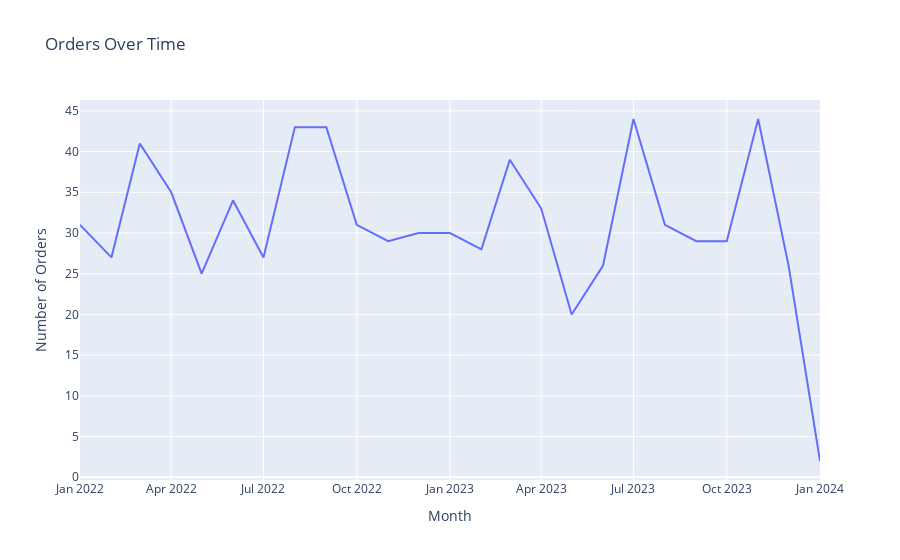
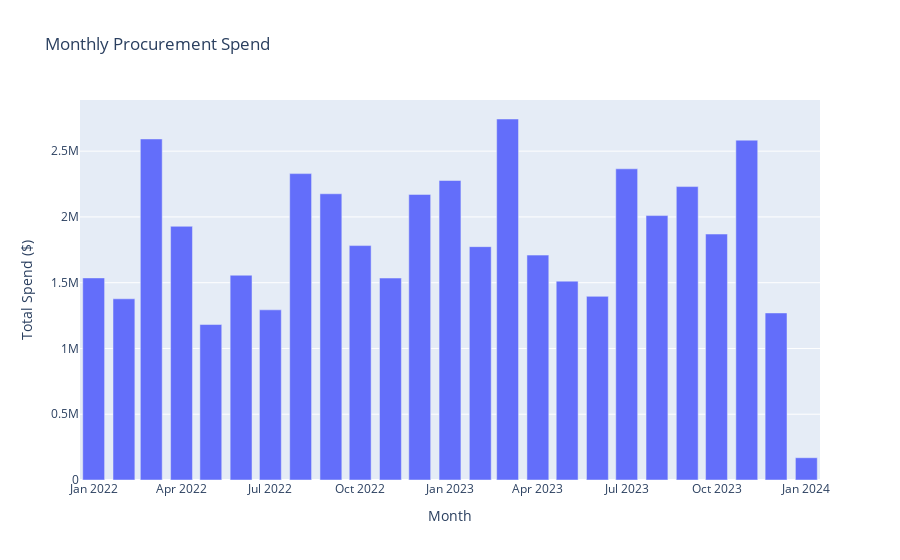

Here is the notebook cell these charts were saved with, in order:
### Code cell
# Time series analysis
if 'Order_Date' in df_processed.columns:
    # Orders over time
    df_processed['Order_Month'] = df_processed['Order_Date'].dt.to_period('M')
    monthly_orders = df_processed.groupby('Order_Month').size()
    
    fig = px.line(x=monthly_orders.index.astype(str), y=monthly_orders.values,
                  title='Orders Over Time',
                  labels={'x': 'Month', 'y': 'Number of Orders'})
    fig.show()
    
    # Monthly spend trend
    if 'Total_Negotiated_Value' in df_processed.columns:
        monthly_spend = df_processed.groupby('Order_Month')['Total_Negotiated_Value'].sum()
        
        fig = px.bar(x=monthly_spend.index.astype(str), y=monthly_spend.values,
                     title='Monthly Procurement Spend',
                     labels={'x': 'Month', 'y': 'Total Spend ($)'})
        fig.show()

### Figure 1 — Plotly figure (JSON) as saved in the notebook; plotly's stock layout.template omitted (floating-point values rounded to 4 significant figures)
{"data": [{"hovertemplate": "Month=%{x}<br>Number of Orders=%{y}<extra></extra>", "legendgroup": "", "line": {"color": "#636efa", "dash": "solid"}, "marker": {"symbol": "circle"}, "mode": "lines", "name": "", "orientation": "v", "showlegend": false, "type": "scatter", "x": ["2022-01", "2022-02", "2022-03", "2022-04", "2022-05", "2022-06", "2022-07", "2022-08", "2022-09", "2022-10", "2022-11", "2022-12", "2023-01", "2023-02", "2023-03", "2023-04", "2023-05", "2023-06", "2023-07", "2023-08", "2023-09", "2023-10", "2023-11", "2023-12", "2024-01"], "xaxis": "x", "y": [31, 27, 41, 35, 25, 34, 27, 43, 43, 31, 29, 30, 30, 28, 39, 33, 20, 26, 44, 31, 29, 29, 44, 26, 2], "yaxis": "y"}], "layout": {"legend": {"tracegroupgap": 0}, "title": {"text": "Orders Over Time"}, "xaxis": {"anchor": "y", "domain": [0, 1], "title": {"text": "Month"}}, "yaxis": {"anchor": "x", "domain": [0, 1], "title": {"text": "Number of Orders"}}}}

### Figure 2 — Plotly figure (JSON) as saved in the notebook; plotly's stock layout.template omitted (floating-point values rounded to 4 significant figures)
{"data": [{"hovertemplate": "Month=%{x}<br>Total Spend ($)=%{y}<extra></extra>", "legendgroup": "", "marker": {"color": "#636efa", "pattern": {"shape": ""}}, "name": "", "orientation": "v", "showlegend": false, "textposition": "auto", "type": "bar", "x": ["2022-01", "2022-02", "2022-03", "2022-04", "2022-05", "2022-06", "2022-07", "2022-08", "2022-09", "2022-10", "2022-11", "2022-12", "2023-01", "2023-02", "2023-03", "2023-04", "2023-05", "2023-06", "2023-07", "2023-08", "2023-09", "2023-10", "2023-11", "2023-12", "2024-01"], "xaxis": "x", "y": [1536000.0, 1378000.0, 2593000.0, 1929000.0, 1182000.0, 1557000.0, 1294000.0, 2329000.0, 2176000.0, 1782000.0, 1535000.0, 2171000.0, 2277000.0, 1774000.0, 2744000.0, 1710000.0, 1512000.0, 1396000.0, 2366000.0, 2010000.0, 2231000.0, 1870000.0, 2584000.0, 1270000.0, 169300.0], "yaxis": "y"}], "layout": {"barmode": "relative", "legend": {"tracegroupgap": 0}, "title": {"text": "Monthly Procurement Spend"}, "xaxis": {"anchor": "y", "domain": [0, 1], "title": {"text": "Month"}}, "yaxis": {"anchor": "x", "domain": [0, 1], "title": {"text": "Total Spend ($)"}}}}
